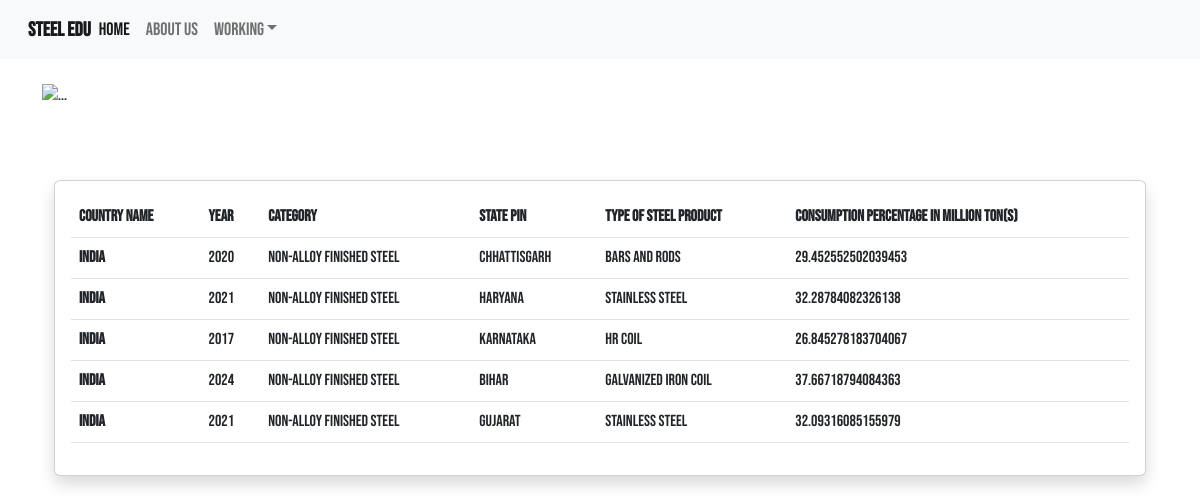
Screenshot of /database/ with the database file from the repository.
### dashboard/models.py (models this page shows, shortened)
class Data(models.Model):
    country = models.PositiveIntegerField(choices=COUNTRYNAME, null=True)
    year = models.PositiveIntegerField(validators=[MinValueValidator(2017), MaxValueValidator(2026)], null = True)
    category = models.PositiveIntegerField(choices=CATEGORIES, null=True)
    state = models.PositiveIntegerField(choices=STATES, null=True)
    type = models.PositiveIntegerField(choices=STEELTYPE, null=True)
    consumption = models.FloatField(null= True, blank = True)
    date = models.DateTimeField(auto_now_add=True)
    class Meta:
       ordering = ['-date']

### dashboard/views.py (the view)
# urls.py: path("database/", views.prediction, name='dashboard-prediction'),
def prediction(request):
    predicted_consumption = Data.objects.all()
    context = {
        'predicted_consumption' : predicted_consumption
    }
    return render(request, 'prediction.html', context)

### templates/prediction.html (shortened to what this page needs)
{% extends 'base.html' %}
{% block body %}
<head>
      <link rel="stylesheet" href="static/style.css">
<link rel="stylesheet" href="https://cdn.jsdelivr.net/npm/@fortawesome/fontawesome-free@6.1.1/css/fontawesome.min.css">
</head>
<div class="container">
<img src="https://source.unsplash.com/1200x400/?measurement" class="img-fluid my-4" alt="...">
<br>
<br>
<div class="container">
    <div class="row mt-4">
        <div class="col-md-12 offset-md-2">
            <div class="card shadow">
                <div class="card-body">
                    <table class="table">
                        <thead>
                          <tr>
                            <th scope="col">Country Name</th>
                            <th scope="col">Year</th>
                            <th scope="col">Category</th>
                            <th scope="col">State Pin</th>
                            <th scope="col">Type of steel product</th>
                            <th scope="col">Consumption Percentage in Million Ton(s)</th>
                          </tr>
                        </thead>
                        <tbody>
                          {% for data in predicted_consumption %}
                          <tr>
                            <th scope="row">{%if data.country %}INDIA {%endif %}</th>
                            <td>{{data.year}}</td>
                            <td>{%if data.category %} Non-Alloy Finished Steel{%endif%}</td>
                            <td>
                              {% if data.state == 5 %}Bihar{%endif%}
                              {% if data.state == 6 %}Chhattisgarh{%endif%}
                              {% if data.state == 8 %}Gujarat{%endif%}
                              {% if data.state == 9 %}Haryana{%endif%}
                              {% if data.state == 12 %}Karnataka{%endif%}
                            </td>
                            <td>
                              {% if data.type == 0 %}Bars and Rods{%endif%}
                              {% if data.type == 1 %}Stainless Steel{%endif%}
                              {% if data.type == 2 %}HR Coil{%endif%}
                              {% if data.type == 3 %}Galvanized Iron Coil{%endif%}
                            </td>
                            <td>{{data.consumption}}</td>
                          </tr>
                          {% endfor %}
                        </tbody>
                      </table>
                </div>
            </div>
        </div>
    </div>
</div>
</div>
{%endblock body%}

### templates/base.html (shortened to what this page needs)
{%load static%}
<!DOCTYPE html>
<html lang = "en">
<head>
    <link rel="stylesheet" href="https://cdn.jsdelivr.net/npm/bootstrap@5.2.0-beta1/dist/css/bootstrap.rtl.min.css">
  </head>
  <body>
    <section class="head2">
    <nav class="navbar navbar-expand-lg bg-light">
      <div class="container-fluid">
        <a class="navbar-brand" href="#"><b>STEEL EDU</b></a>
        <div class="collapse navbar-collapse" id="navbarSupportedContent">
          <ul class="navbar-nav mr-auto mb-2 mb-lg-0">
            <li class="nav-item">
              <a class="nav-link active" aria-current="page" href="{% url 'dashboard-home' %}">Home</a>
            </li>
            <li class="nav-item">
              <a class="nav-link" href="{% url 'dashboard-about' %}">About us</a>
            </li>
            <li class="nav-item dropdown">
              <a class="nav-link dropdown-toggle" href="#" id="navbarDropdown" role="button" data-bs-toggle="dropdown" aria-expanded="false">
                Working
              </a>
            </li>
          </ul>
        </div>
      </div>
    </nav>
</section>
    {% block body %} {% endblock body %}
  </body>
</html>

### static/style.css (style rules this page uses)
* { margin: 0; padding: 0; font-family: 'Bebas Neue', cursive; }
.head2 { font-size: large; background-color: rgba(255, 255, 255, 0.608); width: 100%; height: 60px; background-position: center; background-size: cover; position: relative; }
.row { margin-top: 5%; display: flex; }

### rows the page displays
Data: country "INDIA", year "2020", category "Non-Alloy Finished Steel", state "Chhattisgarh", type "Bars and Rods", consumption "29.452552502039453"
Data: country "INDIA", year "2021", category "Non-Alloy Finished Steel", state "Haryana", type "Stainless Steel", consumption "32.28784082326138"
Data: country "INDIA", year "2017", category "Non-Alloy Finished Steel", state "Karnataka", type "HR Coil", consumption "26.845278183704067"
Data: country "INDIA", year "2024", category "Non-Alloy Finished Steel", state "Bihar", type "Galvanized Iron Coil", consumption "37.66718794084363"
Data: country "INDIA", year "2021", category "Non-Alloy Finished Steel", state "Gujarat", type "Stainless Steel", consumption "32.09316085155979"
